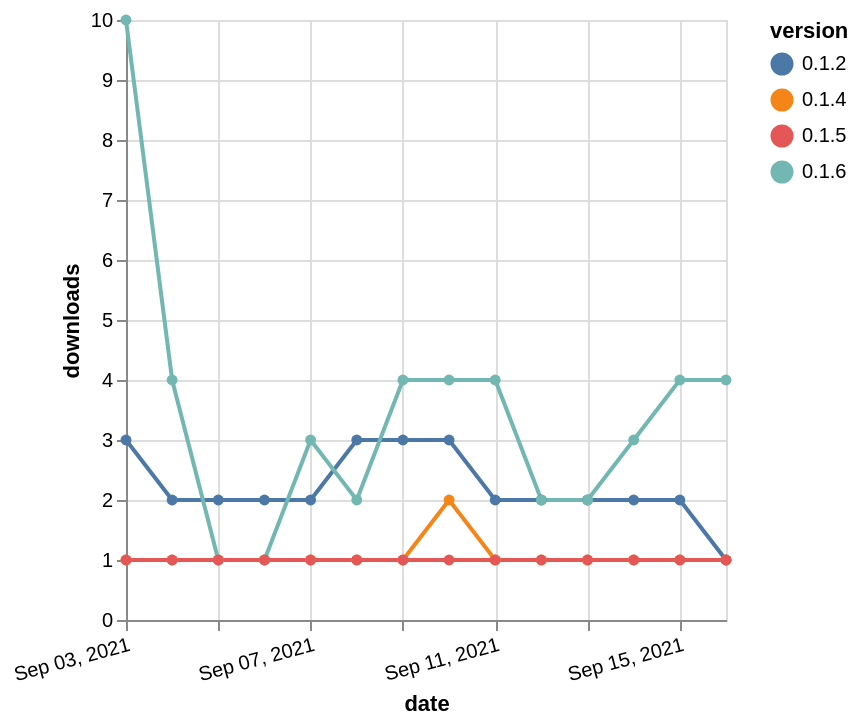

Vega-Lite specification for this chart:
### Vega-Lite specification from a JSON file in a GitHub repository (floating-point values rounded to 4 significant figures)
{"$schema": "https://vega.github.io/schema/vega-lite/v5.json", "description": "A simple bar chart with embedded data.", "data": {"values": [{"date": "2021-09-03", "total": 4835, "delta": 3, "version": "0.1.2"}, {"date": "2021-09-04", "total": 4837, "delta": 2, "version": "0.1.2"}, {"date": "2021-09-05", "total": 4839, "delta": 2, "version": "0.1.2"}, {"date": "2021-09-06", "total": 4841, "delta": 2, "version": "0.1.2"}, {"date": "2021-09-07", "total": 4843, "delta": 2, "version": "0.1.2"}, {"date": "2021-09-08", "total": 4846, "delta": 3, "version": "0.1.2"}, {"date": "2021-09-09", "total": 4849, "delta": 3, "version": "0.1.2"}, {"date": "2021-09-10", "total": 4852, "delta": 3, "version": "0.1.2"}, {"date": "2021-09-11", "total": 4854, "delta": 2, "version": "0.1.2"}, {"date": "2021-09-12", "total": 4856, "delta": 2, "version": "0.1.2"}, {"date": "2021-09-13", "total": 4858, "delta": 2, "version": "0.1.2"}, {"date": "2021-09-14", "total": 4860, "delta": 2, "version": "0.1.2"}, {"date": "2021-09-15", "total": 4862, "delta": 2, "version": "0.1.2"}, {"date": "2021-09-16", "total": 4863, "delta": 1, "version": "0.1.2"}, {"date": "2021-09-03", "total": 564, "delta": 1, "version": "0.1.4"}, {"date": "2021-09-04", "total": 565, "delta": 1, "version": "0.1.4"}, {"date": "2021-09-05", "total": 566, "delta": 1, "version": "0.1.4"}, {"date": "2021-09-06", "total": 567, "delta": 1, "version": "0.1.4"}, {"date": "2021-09-07", "total": 568, "delta": 1, "version": "0.1.4"}, {"date": "2021-09-08", "total": 569, "delta": 1, "version": "0.1.4"}, {"date": "2021-09-09", "total": 570, "delta": 1, "version": "0.1.4"}, {"date": "2021-09-10", "total": 572, "delta": 2, "version": "0.1.4"}, {"date": "2021-09-11", "total": 573, "delta": 1, "version": "0.1.4"}, {"date": "2021-09-12", "total": 574, "delta": 1, "version": "0.1.4"}, {"date": "2021-09-13", "total": 575, "delta": 1, "version": "0.1.4"}, {"date": "2021-09-14", "total": 576, "delta": 1, "version": "0.1.4"}, {"date": "2021-09-15", "total": 577, "delta": 1, "version": "0.1.4"}, {"date": "2021-09-16", "total": 578, "delta": 1, "version": "0.1.4"}, {"date": "2021-09-03", "total": 462, "delta": 10, "version": "0.1.6"}, {"date": "2021-09-04", "total": 466, "delta": 4, "version": "0.1.6"}, {"date": "2021-09-05", "total": 467, "delta": 1, "version": "0.1.6"}, {"date": "2021-09-06", "total": 468, "delta": 1, "version": "0.1.6"}, {"date": "2021-09-07", "total": 471, "delta": 3, "version": "0.1.6"}, {"date": "2021-09-08", "total": 473, "delta": 2, "version": "0.1.6"}, {"date": "2021-09-09", "total": 477, "delta": 4, "version": "0.1.6"}, {"date": "2021-09-10", "total": 481, "delta": 4, "version": "0.1.6"}, {"date": "2021-09-11", "total": 485, "delta": 4, "version": "0.1.6"}, {"date": "2021-09-12", "total": 487, "delta": 2, "version": "0.1.6"}, {"date": "2021-09-13", "total": 489, "delta": 2, "version": "0.1.6"}, {"date": "2021-09-14", "total": 492, "delta": 3, "version": "0.1.6"}, {"date": "2021-09-15", "total": 496, "delta": 4, "version": "0.1.6"}, {"date": "2021-09-16", "total": 500, "delta": 4, "version": "0.1.6"}, {"date": "2021-09-03", "total": 3973, "delta": 1, "version": "0.1.5"}, {"date": "2021-09-04", "total": 3974, "delta": 1, "version": "0.1.5"}, {"date": "2021-09-05", "total": 3975, "delta": 1, "version": "0.1.5"}, {"date": "2021-09-06", "total": 3976, "delta": 1, "version": "0.1.5"}, {"date": "2021-09-07", "total": 3977, "delta": 1, "version": "0.1.5"}, {"date": "2021-09-08", "total": 3978, "delta": 1, "version": "0.1.5"}, {"date": "2021-09-09", "total": 3979, "delta": 1, "version": "0.1.5"}, {"date": "2021-09-10", "total": 3980, "delta": 1, "version": "0.1.5"}, {"date": "2021-09-11", "total": 3981, "delta": 1, "version": "0.1.5"}, {"date": "2021-09-12", "total": 3982, "delta": 1, "version": "0.1.5"}, {"date": "2021-09-13", "total": 3983, "delta": 1, "version": "0.1.5"}, {"date": "2021-09-14", "total": 3984, "delta": 1, "version": "0.1.5"}, {"date": "2021-09-15", "total": 3985, "delta": 1, "version": "0.1.5"}, {"date": "2021-09-16", "total": 3986, "delta": 1, "version": "0.1.5"}]}, "width": "container", "mark": {"type": "line", "point": {"filled": true}}, "encoding": {"x": {"field": "date", "type": "temporal", "timeUnit": "yearmonthdate", "title": "date", "axis": {"labelAngle": -15}}, "y": {"field": "delta", "type": "quantitative", "title": "downloads"}, "color": {"field": "version", "type": "nominal"}, "tooltip": {"field": "delta"}}}
